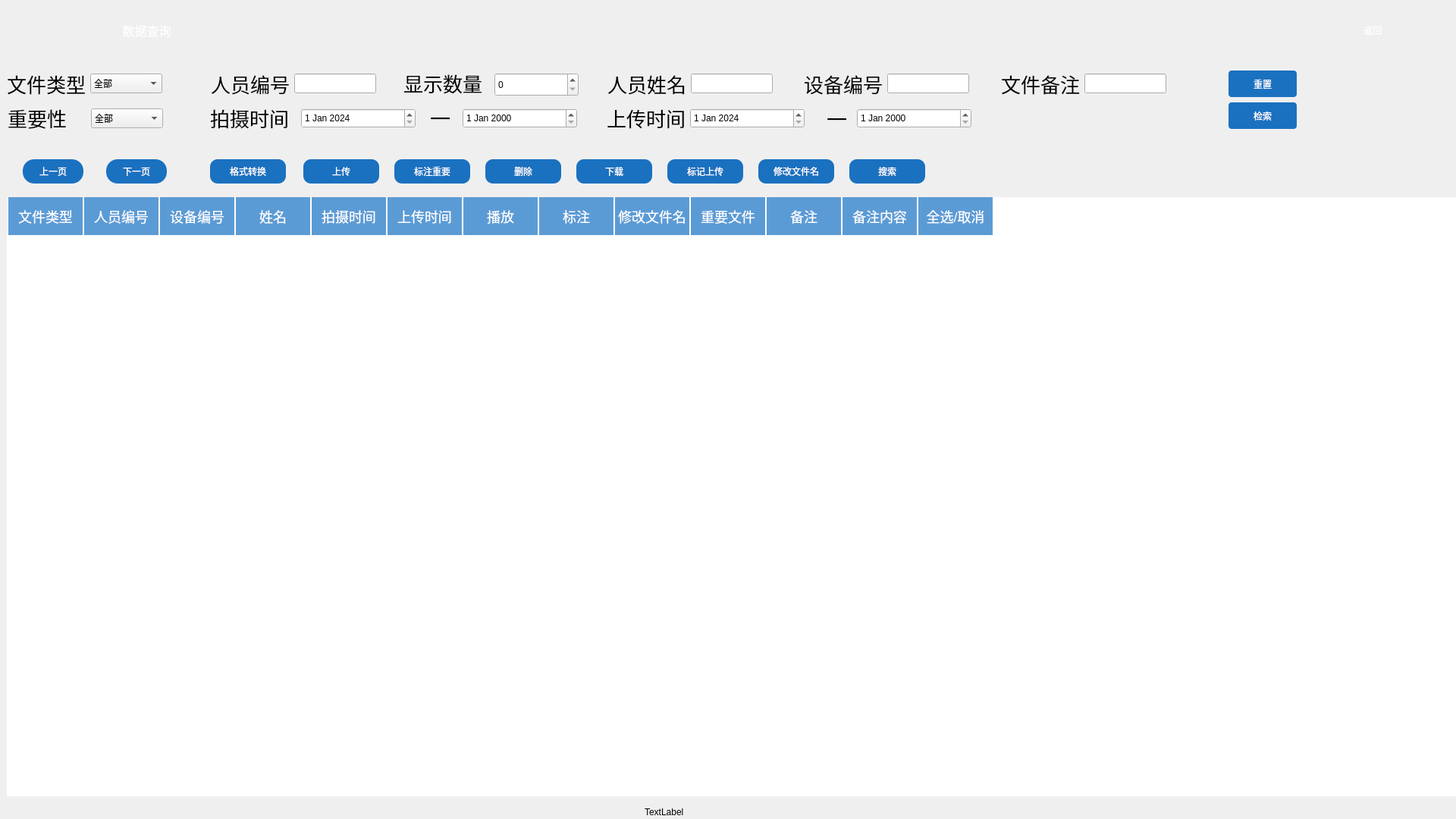
<?xml version="1.0" encoding="UTF-8"?>
<ui version="4.0">
 <class>SearchByType</class>
 <widget class="QDialog" name="SearchByType">
  <property name="geometry">
   <rect>
    <x>0</x>
    <y>0</y>
    <width>1920</width>
    <height>1080</height>
   </rect>
  </property>
  <property name="windowTitle">
   <string>Dialog</string>
  </property>
  <property name="styleSheet">
   <string notr="true">QDialog{
background-image: url(:/image/Dataquery8303.png);
}</string>
  </property>
  <widget class="QDateEdit" name="dateEditstart">
   <property name="geometry">
    <rect>
     <x>910</x>
     <y>143</y>
     <width>151</width>
     <height>26</height>
    </rect>
   </property>
   <property name="sizePolicy">
    <sizepolicy hsizetype="Preferred" vsizetype="Fixed">
     <horstretch>0</horstretch>
     <verstretch>0</verstretch>
    </sizepolicy>
   </property>
   <property name="dateTime">
    <datetime>
     <hour>0</hour>
     <minute>0</minute>
     <second>0</second>
     <year>2024</year>
     <month>1</month>
     <day>1</day>
    </datetime>
   </property>
  </widget>
  <widget class="QLabel" name="labelequipnumber">
   <property name="geometry">
    <rect>
     <x>1060</x>
     <y>91</y>
     <width>104</width>
     <height>39</height>
    </rect>
   </property>
   <property name="styleSheet">
    <string notr="true">QLabel {  
    font-size: 26px; 
}</string>
   </property>
   <property name="text">
    <string>设备编号</string>
   </property>
  </widget>
  <widget class="QLabel" name="label_5">
   <property name="geometry">
    <rect>
     <x>1090</x>
     <y>136</y>
     <width>27</width>
     <height>40</height>
    </rect>
   </property>
   <property name="styleSheet">
    <string notr="true">QLable{
font: 20pt &quot;Sans Serif&quot;;
}</string>
   </property>
   <property name="text">
    <string>&lt;html&gt;&lt;head/&gt;&lt;body&gt;&lt;p align=&quot;center&quot;&gt;&lt;span style=&quot; font-size:20pt;&quot;&gt;一&lt;/span&gt;&lt;/p&gt;&lt;/body&gt;&lt;/html&gt;</string>
   </property>
  </widget>
  <widget class="QComboBox" name="significancecomboBox">
   <property name="geometry">
    <rect>
     <x>120</x>
     <y>143</y>
     <width>95</width>
     <height>26</height>
    </rect>
   </property>
   <property name="minimumSize">
    <size>
     <width>0</width>
     <height>0</height>
    </size>
   </property>
   <property name="styleSheet">
    <string notr="true"/>
   </property>
   <item>
    <property name="text">
     <string>全部</string>
    </property>
   </item>
   <item>
    <property name="text">
     <string>标注不重要</string>
    </property>
   </item>
   <item>
    <property name="text">
     <string>标注重要</string>
    </property>
   </item>
  </widget>
  <widget class="QLabel" name="labelfiletype">
   <property name="geometry">
    <rect>
     <x>9</x>
     <y>91</y>
     <width>104</width>
     <height>39</height>
    </rect>
   </property>
   <property name="styleSheet">
    <string notr="true">QLabel {  
    font-size: 26px; 
}</string>
   </property>
   <property name="text">
    <string>文件类型</string>
   </property>
  </widget>
  <widget class="QDateEdit" name="dateEditend">
   <property name="geometry">
    <rect>
     <x>1130</x>
     <y>143</y>
     <width>151</width>
     <height>26</height>
    </rect>
   </property>
   <property name="sizePolicy">
    <sizepolicy hsizetype="Preferred" vsizetype="Fixed">
     <horstretch>0</horstretch>
     <verstretch>0</verstretch>
    </sizepolicy>
   </property>
  </widget>
  <widget class="QPushButton" name="pushButtonsearch">
   <property name="geometry">
    <rect>
     <x>1120</x>
     <y>210</y>
     <width>100</width>
     <height>32</height>
    </rect>
   </property>
   <property name="styleSheet">
    <string notr="true">QPushButton{

    background-color:#1a71c0 ;
   border-radius:10px;
	font: 12pt &quot;Sans Serif&quot;;
	color: rgb(255, 255, 255);
}</string>
   </property>
   <property name="text">
    <string>搜索</string>
   </property>
  </widget>
  <widget class="QComboBox" name="filetypecomboBox">
   <property name="geometry">
    <rect>
     <x>119</x>
     <y>97</y>
     <width>95</width>
     <height>26</height>
    </rect>
   </property>
   <property name="minimumSize">
    <size>
     <width>0</width>
     <height>0</height>
    </size>
   </property>
   <property name="styleSheet">
    <string notr="true"/>
   </property>
   <item>
    <property name="text">
     <string>全部</string>
    </property>
   </item>
   <item>
    <property name="text">
     <string>视频</string>
    </property>
   </item>
   <item>
    <property name="text">
     <string>音频</string>
    </property>
   </item>
   <item>
    <property name="text">
     <string>图片</string>
    </property>
   </item>
   <item>
    <property name="text">
     <string>文本日志</string>
    </property>
   </item>
   <item>
    <property name="text">
     <string>其他</string>
    </property>
   </item>
  </widget>
  <widget class="QLabel" name="label_4">
   <property name="geometry">
    <rect>
     <x>800</x>
     <y>136</y>
     <width>104</width>
     <height>39</height>
    </rect>
   </property>
   <property name="styleSheet">
    <string notr="true">QLabel {  
    font-size: 26px; 
}</string>
   </property>
   <property name="text">
    <string>上传时间</string>
   </property>
  </widget>
  <widget class="QTableWidget" name="tableWidget">
   <property name="geometry">
    <rect>
     <x>9</x>
     <y>260</y>
     <width>1920</width>
     <height>790</height>
    </rect>
   </property>
   <property name="styleSheet">
    <string notr="true">QWidget{
	background: rgba(255, 255, 255, 1);  
 	border:none;
}
QHeaderView
{
    background:transparent;  
	border:none;
}
QHeaderView::section 
{
    font-size:18px; 
    font-family:&quot;Microsoft YaHei&quot;; 
    color:#FFFFFF;  
    background:#5B9BD5;  
    border:none; 
    min-height:50px; 
    max-height:50px;        
    margin-left:1.5px;   
    padding-left:0px;  
}
QTableWidget{

	border:none;
}
QTableWidget::item {
      text-align: center;
    }
</string>
   </property>
   <column>
    <property name="text">
     <string>文件类型</string>
    </property>
   </column>
   <column>
    <property name="text">
     <string>人员编号</string>
    </property>
   </column>
   <column>
    <property name="text">
     <string>设备编号</string>
    </property>
   </column>
   <column>
    <property name="text">
     <string>姓名</string>
    </property>
   </column>
   <column>
    <property name="text">
     <string>拍摄时间</string>
    </property>
   </column>
   <column>
    <property name="text">
     <string>上传时间</string>
    </property>
   </column>
   <column>
    <property name="text">
     <string>播放</string>
    </property>
   </column>
   <column>
    <property name="text">
     <string>标注</string>
    </property>
   </column>
   <column>
    <property name="text">
     <string>修改文件名</string>
    </property>
   </column>
   <column>
    <property name="text">
     <string>重要文件</string>
    </property>
   </column>
   <column>
    <property name="text">
     <string>备注</string>
    </property>
    <property name="background">
     <color>
      <red>255</red>
      <green>255</green>
      <blue>255</blue>
     </color>
    </property>
   </column>
   <column>
    <property name="text">
     <string>备注内容</string>
    </property>
   </column>
   <column>
    <property name="text">
     <string>全选/取消</string>
    </property>
    <property name="background">
     <color>
      <red>255</red>
      <green>255</green>
      <blue>255</blue>
     </color>
    </property>
   </column>
  </widget>
  <widget class="QLineEdit" name="lineEditrem">
   <property name="geometry">
    <rect>
     <x>1430</x>
     <y>97</y>
     <width>108</width>
     <height>26</height>
    </rect>
   </property>
  </widget>
  <widget class="QLineEdit" name="lineEditpernum">
   <property name="geometry">
    <rect>
     <x>388</x>
     <y>97</y>
     <width>108</width>
     <height>26</height>
    </rect>
   </property>
  </widget>
  <widget class="QLineEdit" name="lineEditshebnum">
   <property name="geometry">
    <rect>
     <x>1170</x>
     <y>97</y>
     <width>108</width>
     <height>26</height>
    </rect>
   </property>
  </widget>
  <widget class="QLabel" name="label_3">
   <property name="geometry">
    <rect>
     <x>1320</x>
     <y>91</y>
     <width>104</width>
     <height>39</height>
    </rect>
   </property>
   <property name="styleSheet">
    <string notr="true">QLabel {  
    font-size: 26px; 
}</string>
   </property>
   <property name="text">
    <string>文件备注</string>
   </property>
  </widget>
  <widget class="QLabel" name="labelsignificance">
   <property name="geometry">
    <rect>
     <x>10</x>
     <y>136</y>
     <width>78</width>
     <height>39</height>
    </rect>
   </property>
   <property name="styleSheet">
    <string notr="true">QLabel {  
    font-size: 26px; 
}</string>
   </property>
   <property name="text">
    <string>重要性</string>
   </property>
  </widget>
  <widget class="QPushButton" name="pushButtonclear">
   <property name="geometry">
    <rect>
     <x>1620</x>
     <y>93</y>
     <width>90</width>
     <height>35</height>
    </rect>
   </property>
   <property name="styleSheet">
    <string notr="true">QPushButton{

    background-color:#1a71c0 ;
   border-radius:4px;
	font: 12pt &quot;Sans Serif&quot;;
	color: rgb(255, 255, 255);
}</string>
   </property>
   <property name="text">
    <string>重置</string>
   </property>
  </widget>
  <widget class="QPushButton" name="pushButtondelete">
   <property name="geometry">
    <rect>
     <x>640</x>
     <y>210</y>
     <width>100</width>
     <height>32</height>
    </rect>
   </property>
   <property name="styleSheet">
    <string notr="true">QPushButton{

    background-color:#1a71c0 ;
   border-radius:10px;
	font: 12pt &quot;Sans Serif&quot;;
	color: rgb(255, 255, 255);
}</string>
   </property>
   <property name="text">
    <string>删除</string>
   </property>
  </widget>
  <widget class="QLabel" name="labelpernumber">
   <property name="geometry">
    <rect>
     <x>278</x>
     <y>91</y>
     <width>104</width>
     <height>39</height>
    </rect>
   </property>
   <property name="styleSheet">
    <string notr="true">QLabel {  
    font-size: 26px; 
}</string>
   </property>
   <property name="text">
    <string>人员编号</string>
   </property>
  </widget>
  <widget class="QLineEdit" name="lineEditpername">
   <property name="geometry">
    <rect>
     <x>911</x>
     <y>97</y>
     <width>108</width>
     <height>26</height>
    </rect>
   </property>
  </widget>
  <widget class="QLabel" name="label">
   <property name="geometry">
    <rect>
     <x>133</x>
     <y>10</y>
     <width>121</width>
     <height>61</height>
    </rect>
   </property>
   <property name="styleSheet">
    <string notr="true">QLable{
color: rgb(255, 255, 255);
}</string>
   </property>
   <property name="text">
    <string>&lt;html&gt;&lt;head/&gt;&lt;body&gt;&lt;p align=&quot;center&quot;&gt;&lt;span style=&quot; font-size:12pt; color:#ffffff;&quot;&gt;数据查询&lt;/span&gt;&lt;/p&gt;&lt;/body&gt;&lt;/html&gt;</string>
   </property>
  </widget>
  <widget class="QPushButton" name="btn_Export">
   <property name="geometry">
    <rect>
     <x>760</x>
     <y>210</y>
     <width>100</width>
     <height>32</height>
    </rect>
   </property>
   <property name="styleSheet">
    <string notr="true">QPushButton{

    background-color:#1a71c0 ;
   border-radius:10px;
	font: 12pt &quot;Sans Serif&quot;;
	color: rgb(255, 255, 255);
}
QPushButton:pressed{
background-color:#329632;
 border-style: inset;
}</string>
   </property>
   <property name="text">
    <string>下载</string>
   </property>
  </widget>
  <widget class="QLabel" name="labelpername">
   <property name="geometry">
    <rect>
     <x>801</x>
     <y>91</y>
     <width>104</width>
     <height>39</height>
    </rect>
   </property>
   <property name="styleSheet">
    <string notr="true">QLabel {  
    font-size: 26px; 
}</string>
   </property>
   <property name="text">
    <string>人员姓名</string>
   </property>
  </widget>
  <widget class="QPushButton" name="pushButton_goback">
   <property name="geometry">
    <rect>
     <x>1750</x>
     <y>10</y>
     <width>121</width>
     <height>60</height>
    </rect>
   </property>
   <property name="styleSheet">
    <string notr="true">QPushButton{
font: 24pt &quot;Sans Serif&quot;;
border: none;
background-color: transparent;
	color: rgb(255, 255, 255);
}
</string>
   </property>
   <property name="text">
    <string>返回</string>
   </property>
  </widget>
  <widget class="QPushButton" name="pushButtonImportant">
   <property name="geometry">
    <rect>
     <x>520</x>
     <y>210</y>
     <width>100</width>
     <height>32</height>
    </rect>
   </property>
   <property name="styleSheet">
    <string notr="true">QPushButton{

    background-color:#1a71c0 ;
   border-radius:10px;
	font: 12pt &quot;Sans Serif&quot;;
	color: rgb(255, 255, 255);
}</string>
   </property>
   <property name="text">
    <string>标注重要</string>
   </property>
  </widget>
  <widget class="QPushButton" name="btn_upload">
   <property name="geometry">
    <rect>
     <x>400</x>
     <y>210</y>
     <width>100</width>
     <height>32</height>
    </rect>
   </property>
   <property name="styleSheet">
    <string notr="true">QPushButton{

    background-color:#1a71c0 ;
   border-radius:10px;
	font: 12pt &quot;Sans Serif&quot;;
	color: rgb(255, 255, 255);
}
QPushButton:pressed{
background-color:#329632;
 border-style: inset;
}</string>
   </property>
   <property name="text">
    <string>上传</string>
   </property>
  </widget>
  <widget class="QSpinBox" name="spinBoxNum">
   <property name="geometry">
    <rect>
     <x>652</x>
     <y>96</y>
     <width>111</width>
     <height>31</height>
    </rect>
   </property>
  </widget>
  <widget class="QLabel" name="labelNum">
   <property name="geometry">
    <rect>
     <x>532</x>
     <y>90</y>
     <width>111</width>
     <height>39</height>
    </rect>
   </property>
   <property name="styleSheet">
    <string notr="true">QLabel {  
    font-size: 26px; 
}</string>
   </property>
   <property name="text">
    <string>显示数量</string>
   </property>
  </widget>
  <widget class="QPushButton" name="pushButtonConvert">
   <property name="geometry">
    <rect>
     <x>277</x>
     <y>210</y>
     <width>100</width>
     <height>32</height>
    </rect>
   </property>
   <property name="styleSheet">
    <string notr="true">QPushButton{

	 background-color:#1a71c0 ;
     border-radius:10px;
	font: 12pt &quot;Sans Serif&quot;;
	color: rgb(255, 255, 255);
}
QPushButton:pressed{
background-color:#329632;
 border-style: inset;
}</string>
   </property>
   <property name="text">
    <string>格式转换</string>
   </property>
  </widget>
  <widget class="QPushButton" name="pushButton">
   <property name="geometry">
    <rect>
     <x>1620</x>
     <y>135</y>
     <width>90</width>
     <height>35</height>
    </rect>
   </property>
   <property name="styleSheet">
    <string notr="true">QPushButton{

    background-color:#1a71c0 ;
   border-radius:4px;
	font: 12pt &quot;Sans Serif&quot;;
	color: rgb(255, 255, 255);
}
QPushButton:pressed{
background-color:#329632;
 border-style: inset;
}</string>
   </property>
   <property name="text">
    <string>检索</string>
   </property>
  </widget>
  <widget class="QPushButton" name="pushButton_2">
   <property name="geometry">
    <rect>
     <x>1000</x>
     <y>210</y>
     <width>100</width>
     <height>32</height>
    </rect>
   </property>
   <property name="styleSheet">
    <string notr="true">QPushButton{
    background-color:#1a71c0 ;
   border-radius:10px;
	font: 12pt &quot;Sans Serif&quot;;
	color: rgb(255, 255, 255);
}</string>
   </property>
   <property name="text">
    <string>修改文件名</string>
   </property>
   <property name="autoExclusive">
    <bool>false</bool>
   </property>
  </widget>
  <widget class="QLabel" name="label_6">
   <property name="geometry">
    <rect>
     <x>277</x>
     <y>136</y>
     <width>104</width>
     <height>39</height>
    </rect>
   </property>
   <property name="styleSheet">
    <string notr="true">QLabel {  
    font-size: 26px; 
}</string>
   </property>
   <property name="text">
    <string>拍摄时间</string>
   </property>
  </widget>
  <widget class="QDateEdit" name="dateEditstart_create">
   <property name="geometry">
    <rect>
     <x>397</x>
     <y>143</y>
     <width>151</width>
     <height>26</height>
    </rect>
   </property>
   <property name="sizePolicy">
    <sizepolicy hsizetype="Preferred" vsizetype="Fixed">
     <horstretch>0</horstretch>
     <verstretch>0</verstretch>
    </sizepolicy>
   </property>
   <property name="dateTime">
    <datetime>
     <hour>0</hour>
     <minute>0</minute>
     <second>0</second>
     <year>2024</year>
     <month>1</month>
     <day>1</day>
    </datetime>
   </property>
  </widget>
  <widget class="QLabel" name="label_7">
   <property name="geometry">
    <rect>
     <x>567</x>
     <y>135</y>
     <width>27</width>
     <height>40</height>
    </rect>
   </property>
   <property name="styleSheet">
    <string notr="true">QLable{
font: 20pt &quot;Sans Serif&quot;;
}</string>
   </property>
   <property name="text">
    <string>&lt;html&gt;&lt;head/&gt;&lt;body&gt;&lt;p align=&quot;center&quot;&gt;&lt;span style=&quot; font-size:20pt;&quot;&gt;一&lt;/span&gt;&lt;/p&gt;&lt;/body&gt;&lt;/html&gt;</string>
   </property>
  </widget>
  <widget class="QDateEdit" name="dateEditend_create">
   <property name="geometry">
    <rect>
     <x>610</x>
     <y>143</y>
     <width>151</width>
     <height>26</height>
    </rect>
   </property>
   <property name="sizePolicy">
    <sizepolicy hsizetype="Preferred" vsizetype="Fixed">
     <horstretch>0</horstretch>
     <verstretch>0</verstretch>
    </sizepolicy>
   </property>
  </widget>
  <widget class="QPushButton" name="pushButton_priv">
   <property name="geometry">
    <rect>
     <x>30</x>
     <y>210</y>
     <width>80</width>
     <height>32</height>
    </rect>
   </property>
   <property name="styleSheet">
    <string notr="true">    background-color:#1a71c0 ;
   border-radius:15px;
	font: 12pt &quot;Sans Serif&quot;;
	color: rgb(255, 255, 255);</string>
   </property>
   <property name="text">
    <string>上一页</string>
   </property>
  </widget>
  <widget class="QPushButton" name="pushButton_next">
   <property name="geometry">
    <rect>
     <x>140</x>
     <y>210</y>
     <width>80</width>
     <height>32</height>
    </rect>
   </property>
   <property name="styleSheet">
    <string notr="true">    background-color:#1a71c0 ;
   border-radius:15px;
	font: 12pt &quot;Sans Serif&quot;;
	color: rgb(255, 255, 255);</string>
   </property>
   <property name="text">
    <string>下一页</string>
   </property>
  </widget>
  <widget class="QLabel" name="label_2">
   <property name="geometry">
    <rect>
     <x>850</x>
     <y>1060</y>
     <width>121</width>
     <height>21</height>
    </rect>
   </property>
   <property name="text">
    <string>TextLabel</string>
   </property>
  </widget>
  <widget class="QPushButton" name="pushButton_3">
   <property name="geometry">
    <rect>
     <x>880</x>
     <y>210</y>
     <width>100</width>
     <height>32</height>
    </rect>
   </property>
   <property name="styleSheet">
    <string notr="true">QPushButton{
    background-color:#1a71c0 ;
   border-radius:10px;
	font: 12pt &quot;Sans Serif&quot;;
	color: rgb(255, 255, 255);
}</string>
   </property>
   <property name="text">
    <string>标记上传</string>
   </property>
  </widget>
 </widget>
 <resources/>
 <connections/>
</ui>
